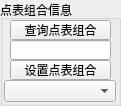
     <widget class="QGroupBox" name="groupBox_CommCombined">
      <property name="geometry">
       <rect>
        <x>320</x>
        <y>102</y>
        <width>121</width>
        <height>106</height>
       </rect>
      </property>
      <property name="title">
       <string>点表组合信息</string>
      </property>
      <widget class="QPushButton" name="pushButton_ReadCommCombined">
       <property name="geometry">
        <rect>
         <x>10</x>
         <y>20</y>
         <width>101</width>
         <height>20</height>
        </rect>
       </property>
       <property name="text">
        <string>查询点表组合</string>
       </property>
      </widget>
      <widget class="QLineEdit" name="lineEdit_ReadCommCombined">
       <property name="geometry">
        <rect>
         <x>10</x>
         <y>40</y>
         <width>101</width>
         <height>20</height>
        </rect>
       </property>
       <property name="readOnly">
        <bool>true</bool>
       </property>
      </widget>
      <widget class="QPushButton" name="pushButton_WriteCommCombined">
       <property name="geometry">
        <rect>
         <x>10</x>
         <y>60</y>
         <width>101</width>
         <height>20</height>
        </rect>
       </property>
       <property name="text">
        <string>设置点表组合</string>
       </property>
      </widget>
      <widget class="QComboBox" name="comboBox_SetCommCombined">
       <property name="geometry">
        <rect>
         <x>4</x>
         <y>80</y>
         <width>112</width>
         <height>22</height>
        </rect>
       </property>
      </widget>
     </widget>
